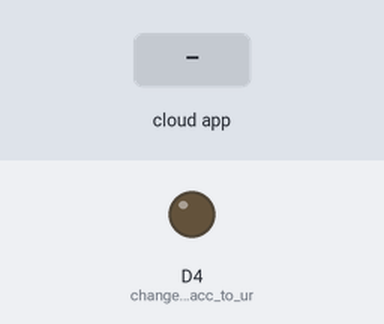
Bench run of a sketch on a simulated ESP8266 (NodeMCU). Parts: output pins drawn as LEDs (lit = HIGH). The test bench sets the inputs (shaded band). WiFi joins after 1.5 s; servers stay silent unless stated; no MQTT or app messages arrive unless stated; what the sketch prints to the serial monitor is not drawn.

Above: at 2.7 s.
2.8 s: the phone or cloud app sets onoff to 0
At 4.0 s:
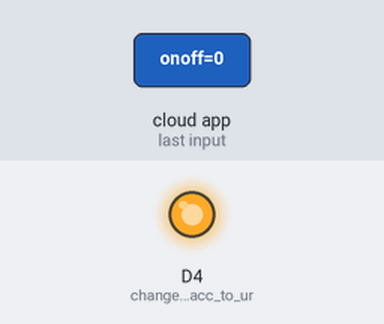
4.3 s: the phone or cloud app sets onoff to 1
At 5.7 s:
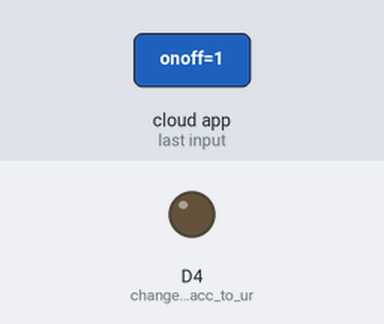
Timing chart, 0 to 7.3 s (numbered marks = the images above; inputs shaded):
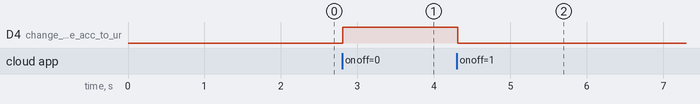

The sketch:

Adafruit_MQTT_Lib_code.ino
```cpp
#include <ESP8266WiFi.h>
#include "Adafruit_MQTT.h"
#include "Adafruit_MQTT_Client.h"
/************************* WiFi Access Point *********************************/
#define WLAN_SSID       "WiFi Name"
#define WLAN_PASS       "password"
/************************* Adafruit.io Setup *********************************/
#define AIO_SERVER      "io.adafruit.com"
#define AIO_SERVERPORT  1883                   // use 8883 for SSL
#define AIO_USERNAME    "Adafruit Username"
#define AIO_KEY         "Token"

/************ Global State (you don't need to change this!) ******************/
// Create an ESP8266 WiFiClient class to connect to the MQTT server.
WiFiClient client;
// or... use WiFiFlientSecure for SSL
//WiFiClientSecure client;

// Setup the MQTT client class by passing in the WiFi client and MQTT server and login details.
Adafruit_MQTT_Client mqtt(&client, AIO_SERVER, AIO_SERVERPORT, AIO_USERNAME, AIO_KEY);
/****************************** Feeds ***************************************/
Adafruit_MQTT_Subscribe onoff = Adafruit_MQTT_Subscribe(&mqtt, AIO_USERNAME "/feeds/onoff"); //change every onoff to ur feedname on adafruit
/*************************** Sketch Code ************************************/
void MQTT_connect();
void setup() {
  Serial.begin(115200);
  delay(10);
  pinMode(D4,OUTPUT); //change pinMode acc to ur board
  Serial.println(F("Adafruit MQTT demo"));
  // Connect to WiFi access point.
  Serial.println(); Serial.println();
  Serial.print("Connecting to ");
  Serial.println(WLAN_SSID);
  WiFi.begin(WLAN_SSID, WLAN_PASS);
  while (WiFi.status() != WL_CONNECTED) {
    delay(500);
    Serial.print(".");
  }
//  Serial.println();
//  Serial.println("WiFi connected");
//  Serial.println("IP address: "); Serial.println(WiFi.localIP());
  // Setup MQTT subscription for onoff feed.
  mqtt.subscribe(&onoff);
}
void loop() {
  // Ensure the connection to the MQTT server is alive (this will make the first
  // connection and automatically reconnect when disconnected).  See the MQTT_connect
  // function definition further below.
  MQTT_connect();
  Adafruit_MQTT_Subscribe *subscription;
  while ((subscription = mqtt.readSubscription(5000))) {
    if (subscription == &onoff) {
      Serial.print(F("Got: "));
      Serial.println((char *)onoff.lastread);
      uint16_t num=atoi((char *)onoff.lastread);
      digitalWrite(D4,!num);}
  }
}
void MQTT_connect() {
  int8_t ret;

  // Stop if already connected.
  if (mqtt.connected()) {
    return;
  }

  Serial.print("Connecting to MQTT... ");
  uint8_t retries = 3;
  while ((ret = mqtt.connect()) != 0) { // connect will return 0 for connected
       Serial.println(mqtt.connectErrorString(ret));
       Serial.println("Retrying MQTT connection in 5 seconds...");
       mqtt.disconnect();
       delay(5000);  // wait 5 seconds
       retries--;
       if (retries == 0) {
         // basically die and wait for WDT to reset me
         while (1);
       }
  }
  Serial.println("MQTT Connected!");
}
```

Measured:
- after the input at 2.8 s, D4 (change_pinMode_acc_to_ur): LOW → HIGH at once
- after the input at 4.3 s, D4 (change_pinMode_acc_to_ur): HIGH → LOW at once
